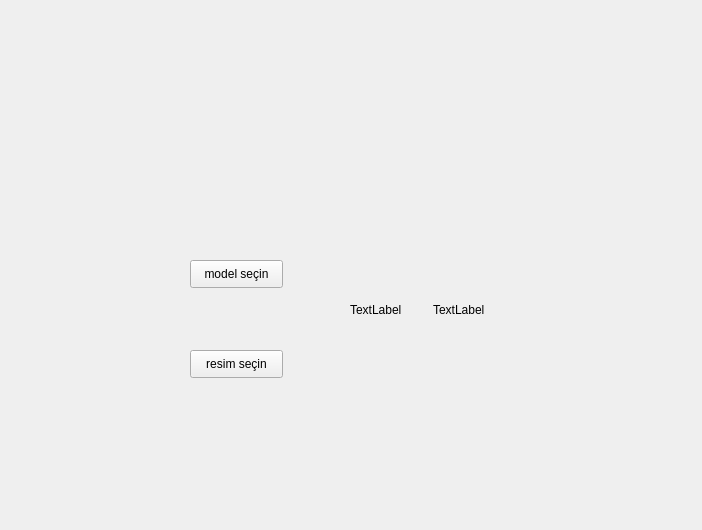
<?xml version="1.0" encoding="UTF-8"?>
<ui version="4.0">
 <class>Form</class>
 <widget class="QWidget" name="Form">
  <property name="geometry">
   <rect>
    <x>0</x>
    <y>0</y>
    <width>702</width>
    <height>530</height>
   </rect>
  </property>
  <property name="windowTitle">
   <string>Form</string>
  </property>
  <widget class="QPushButton" name="pushButton">
   <property name="geometry">
    <rect>
     <x>190</x>
     <y>260</y>
     <width>93</width>
     <height>28</height>
    </rect>
   </property>
   <property name="text">
    <string>model seçin</string>
   </property>
  </widget>
  <widget class="QPushButton" name="pushButton_2">
   <property name="geometry">
    <rect>
     <x>190</x>
     <y>350</y>
     <width>93</width>
     <height>28</height>
    </rect>
   </property>
   <property name="text">
    <string>resim seçin</string>
   </property>
  </widget>
  <widget class="QWidget" name="horizontalLayoutWidget">
   <property name="geometry">
    <rect>
     <x>350</x>
     <y>270</y>
     <width>160</width>
     <height>80</height>
    </rect>
   </property>
   <layout class="QHBoxLayout" name="horizontalLayout">
    <item>
     <widget class="QLabel" name="label">
      <property name="text">
       <string>TextLabel</string>
      </property>
     </widget>
    </item>
    <item>
     <widget class="QLabel" name="label_2">
      <property name="text">
       <string>TextLabel</string>
      </property>
     </widget>
    </item>
   </layout>
  </widget>
 </widget>
 <resources/>
 <connections/>
</ui>
